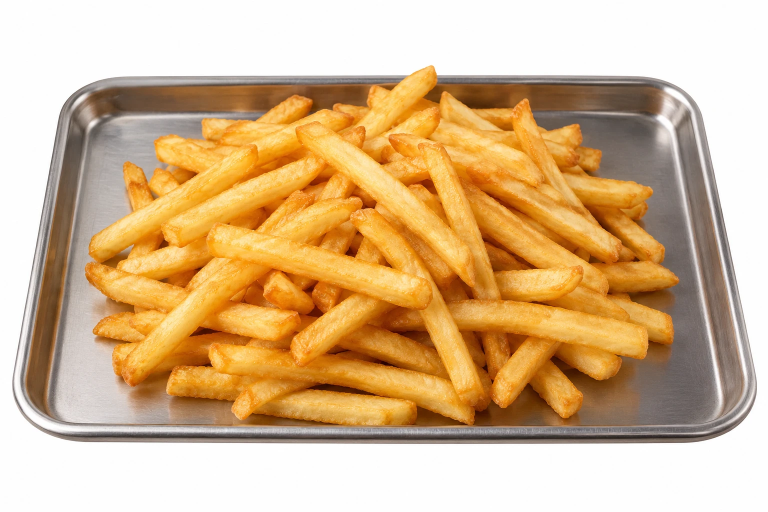
#> input picture tools/photos/demo/sources/frites-plateau.webp, 1536 x 1024 px (shown at 1/2 size); its folder holds 3 pictures in this run
$ python plateaux.py out.png
#> lines starting #> are read from the running program, lines starting #| are printed output that depends on the picture; after the words box and inside, x2 and y2 are one past the last pixel; in counts of white or black regions, pixels touching at a corner belong together
"""Détoure les aliments posés sur un plateau inox (photos de démo : frites, paysannes, viandes).

Le plateau est gris et lisse, les aliments sont colorés et texturés : couleur + texture suffisent.
"""
import cv2
import numpy as np

from commun import BRUTES


# Fond du plateau (même plateau, même cadrage sur les quatre photos) : ses parois reflètent
# les aliments, la couleur ne suffit pas à les écarter.
FLOOR = np.array([(178, 232), (1358, 232), (1452, 828), (84, 828)], np.int32)
RIM_TOP = 150  # au-dessus du rebord arrière : fond blanc, ou aliments qui dépassent


def cutout(name, sat=0.42, sat_tex=0.28, tex_min=7.0, holes=3000):
#> called with name = 'frites', sat = 0.42, sat_tex = 0.28, tex_min = 7, holes = 3000
    img = cv2.imread(str(BRUTES / f"{name}-plateau.webp"))
#> img is the input picture: shape (1024, 1536, 3); mean B, G, R 139.6, 181.8, 214.6
    hsv = cv2.cvtColor(img, cv2.COLOR_BGR2HSV).astype(np.float32)
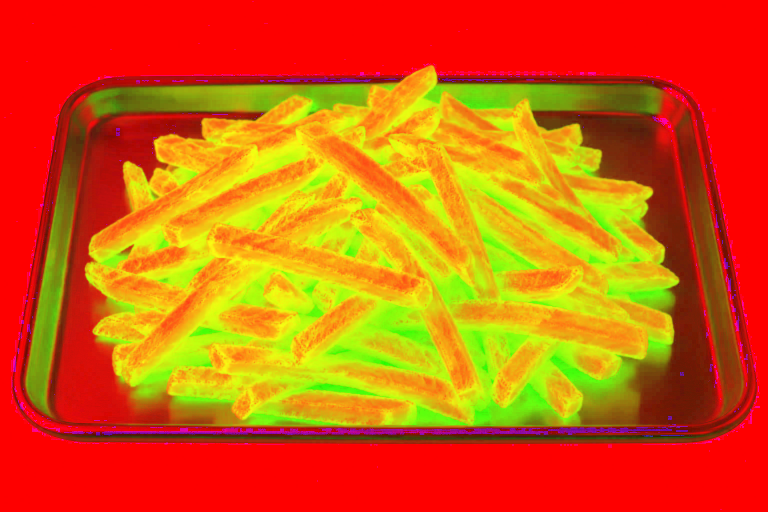
#> hsv: shape (1024, 1536, 3) float32 (shown at 1/2 size); mean B, G, R 11.6, 94.3, 215.2
    s, v = hsv[..., 1] / 255, hsv[..., 2] / 255
    gray = cv2.cvtColor(img, cv2.COLOR_BGR2GRAY).astype(np.float32)
    mu = cv2.blur(gray, (7, 7))
    tex = np.sqrt(np.maximum(cv2.blur(gray * gray, (7, 7)) - mu * mu, 0))
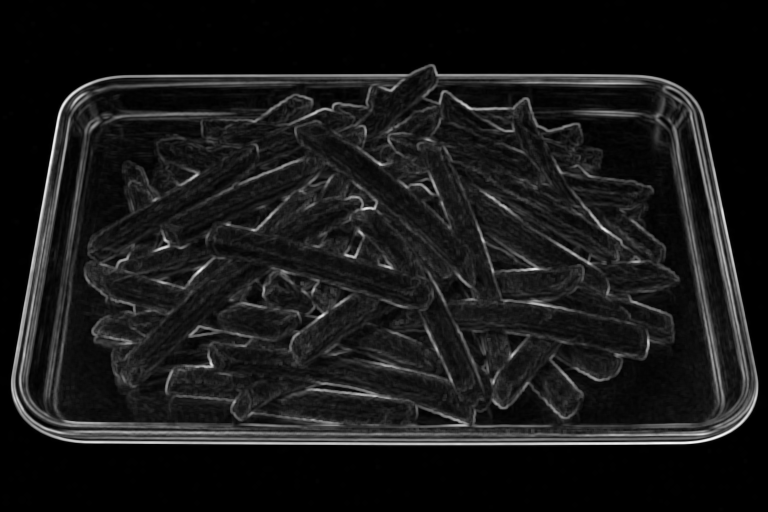
#> tex: shape (1024, 1536) float32 (shown at 1/2 size); min 0, max 70.95, mean 6.8; drawn with min black and max white
    m = (((s > sat) | ((s > sat_tex) & (tex > tex_min))) & (v > 0.18)).astype(np.uint8)
#> m: shape (1024, 1536); values 0 (black) and 1 (white), 45.6% white; 105 white regions (82 under 20 px), largest, box (x1, y1, x2, y2) and area: (169, 130, 1360, 856) 692634, (50, 327, 153, 836) 19041, (1410, 380, 1481, 736) 1403
    inside = np.zeros_like(m)
    cv2.fillPoly(inside, [FLOOR], 1)
#> inside: shape (1024, 1536); values 0 (black) and 1 (white), 48.4% white; 1 white region, box (x1, y1, x2, y2) and area: (84, 232, 1453, 829) 761175
    inside[:RIM_TOP] = 1
    # Devant la paroi arrière, seuls les aliments bien éclairés (la paroi est dans l'ombre).
    band = np.zeros_like(m)
    band[RIM_TOP:FLOOR[0][1]] = 1
    inside |= band & (v > 0.62) & (s > 0.35)
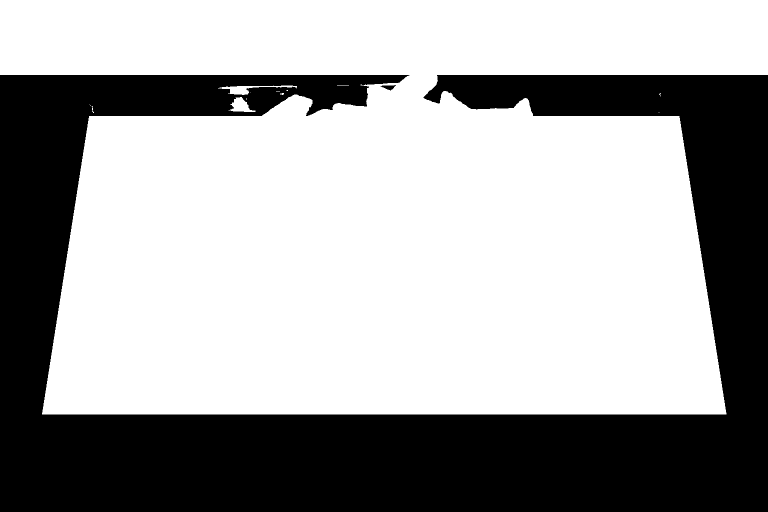
#> inside: shape (1024, 1536) (shown at 1/2 size); values 0 (black) and 1 (white), 64.4% white; 2 black regions, box (x1, y1, x2, y2) and area: (0, 150, 1536, 1024) 560442, (761, 170, 792, 181) 178
    m &= inside
#> m: shape (1024, 1536); values 0 (black) and 1 (white), 40.3% white; 47 white regions (35 under 20 px), largest, box (x1, y1, x2, y2) and area: (169, 130, 1360, 829) 629129, (85, 439, 146, 829) 1695, (436, 171, 594, 190) 954
    m = cv2.morphologyEx(m, cv2.MORPH_OPEN, np.ones((5, 5), np.uint8))
#> m: shape (1024, 1536); values 0 (black) and 1 (white), 40% white; 15 white regions, largest, box (x1, y1, x2, y2) and area: (169, 131, 1359, 829) 626743, (464, 195, 499, 224) 756, (460, 172, 497, 190) 586
    m = cv2.morphologyEx(m, cv2.MORPH_CLOSE, np.ones((5, 5), np.uint8))
#> m: shape (1024, 1536); values 0 (black) and 1 (white), 40.2% white; 11 white regions, largest, box (x1, y1, x2, y2) and area: (169, 131, 1359, 829) 629985, (464, 195, 499, 224) 765, (460, 172, 497, 190) 592
    # Les parois du plateau sont des bandes fines : une ouverture large les efface, puis on ne
    # garde que ce qui touche le cœur du tas (les bords des aliments restent nets).
    k = cv2.getStructuringElement(cv2.MORPH_ELLIPSE, (45, 45))
    core = cv2.morphologyEx(m, cv2.MORPH_OPEN, k)
#> core: shape (1024, 1536); values 0 (black) and 1 (white), 39.5% white; 1 white region, box (x1, y1, x2, y2) and area: (170, 136, 1350, 829) 622000
    n, lab, st, _ = cv2.connectedComponentsWithStats(core)
#> n = 2; st = [[0, 0, 1536, 1024, 950864], [170, 136, 1180, 693, 622000]]
    core = (lab == 1 + np.argmax(st[1:, cv2.CC_STAT_AREA])).astype(np.uint8)
    m = m & cv2.dilate(core, cv2.getStructuringElement(cv2.MORPH_ELLIPSE, (13, 13)))
#> m: shape (1024, 1536); values 0 (black) and 1 (white), 39.9% white; 2 white regions (1 under 20 px), largest, box (x1, y1, x2, y2) and area: (169, 131, 1356, 829) 627426
    # Petits trous seulement (les grands laissent voir le plateau : on les garde transparents).
    inv = 1 - m
    n, lab, st, _ = cv2.connectedComponentsWithStats(inv)
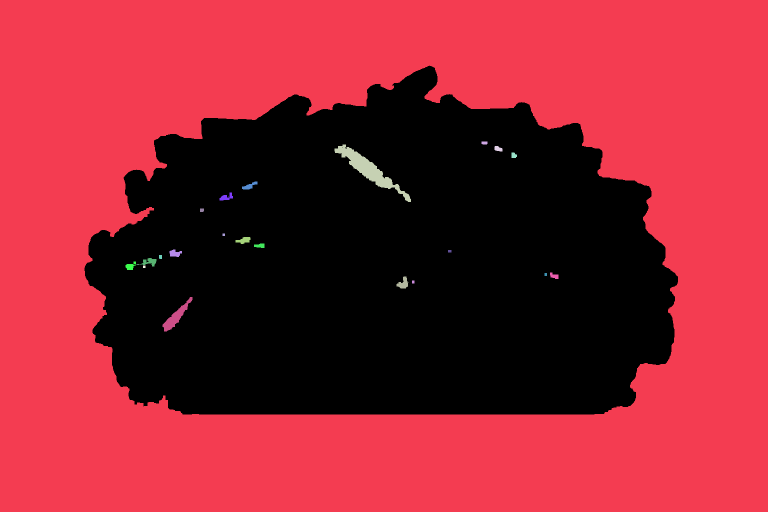
#> lab: shape (1024, 1536) int32 (shown at 1/2 size); 25 distinct labels, from 0 to 24; one colour per label, 0 black
#> n = 25; st = 25 rows, first 6: [169, 131, 1187, 698, 627427], [0, 0, 1536, 1024, 937939], [963, 283, 12, 6, 69], [669, 289, 153, 115, 3698], [989, 292, 16, 11, 132], [1023, 305, 11, 11, 101]
    for k in range(1, n):
        if st[k, cv2.CC_STAT_AREA] < holes:
            m[lab == k] = 1
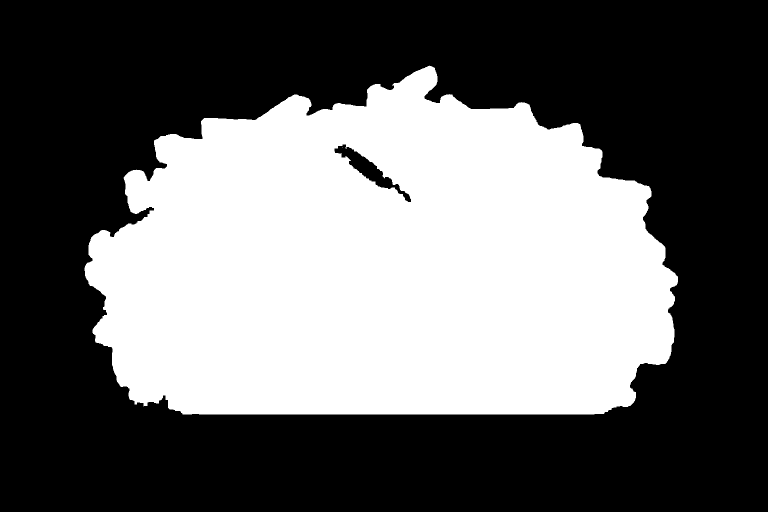
#> m: shape (1024, 1536) (shown at 1/2 size); values 0 (black) and 1 (white), 40.1% white; 2 white regions (1 under 20 px), largest, box (x1, y1, x2, y2) and area: (169, 131, 1356, 829) 631226
    a = cv2.GaussianBlur(m.astype(np.float32), (0, 0), 1.2)
    a = np.clip((a - 0.2) / 0.6, 0, 1)
    rgb = img[..., ::-1].astype(np.float32) / 255
    return np.dstack([rgb, a])
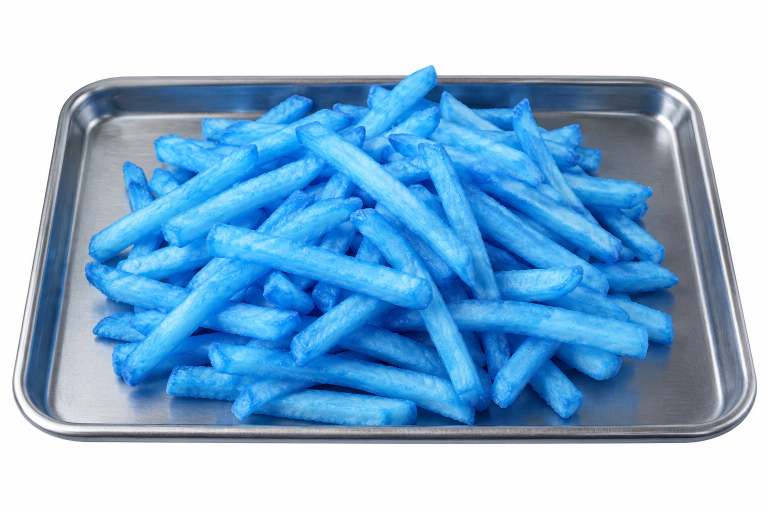
#> returned value: shape (1024, 1536, 4) float32 (shown at 1/2 size); mean of channels 0, 1, 2, 3 0.842, 0.714, 0.549, 0.401; drawn as B, G, R


if __name__ == "__main__":
    import sys
    rows = []
    for n in ["frites", "viande", "tandoori", "paysannes"]:
        c = cutout(n)
        bg = np.array([1, 0, 1], np.float32)
        comp = c[..., :3] * c[..., 3:] + bg * (1 - c[..., 3:])
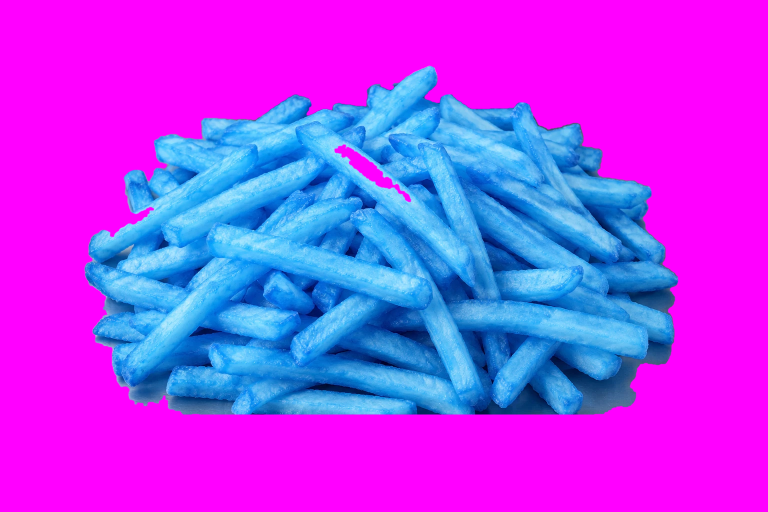
#> comp: shape (1024, 1536, 3) float32 (shown at 1/2 size); mean of channels 0, 1, 2 0.944, 0.235, 0.683; drawn as B, G, R
#> (the run stopped early here; a loop or call above may not have finished)
